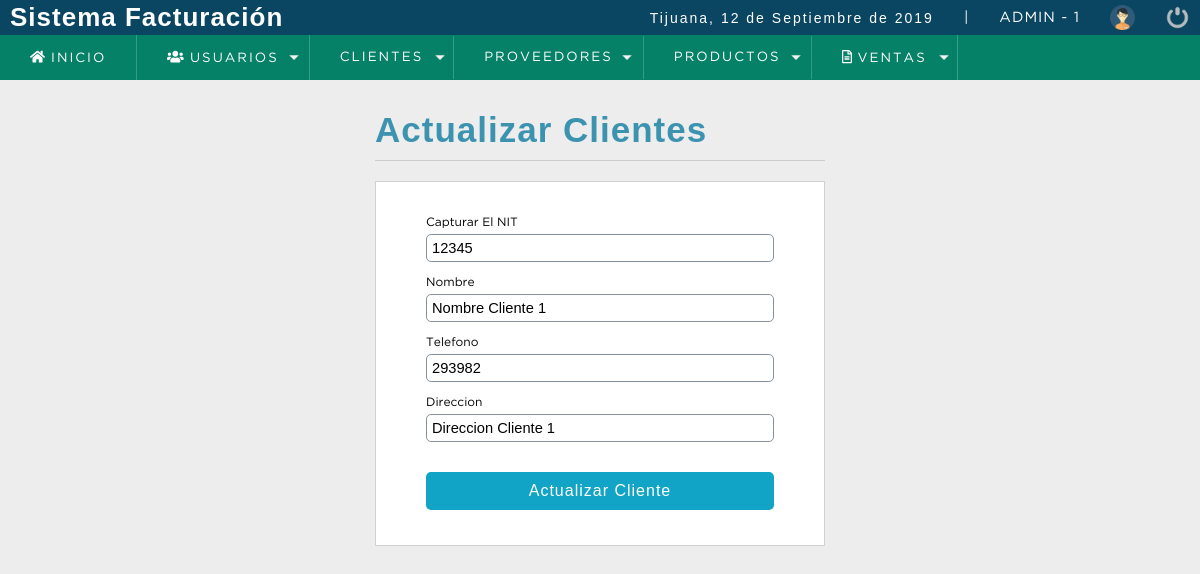
Page /sistema/editar_cliente.php?id=1 (signed in) on the earlier database version.
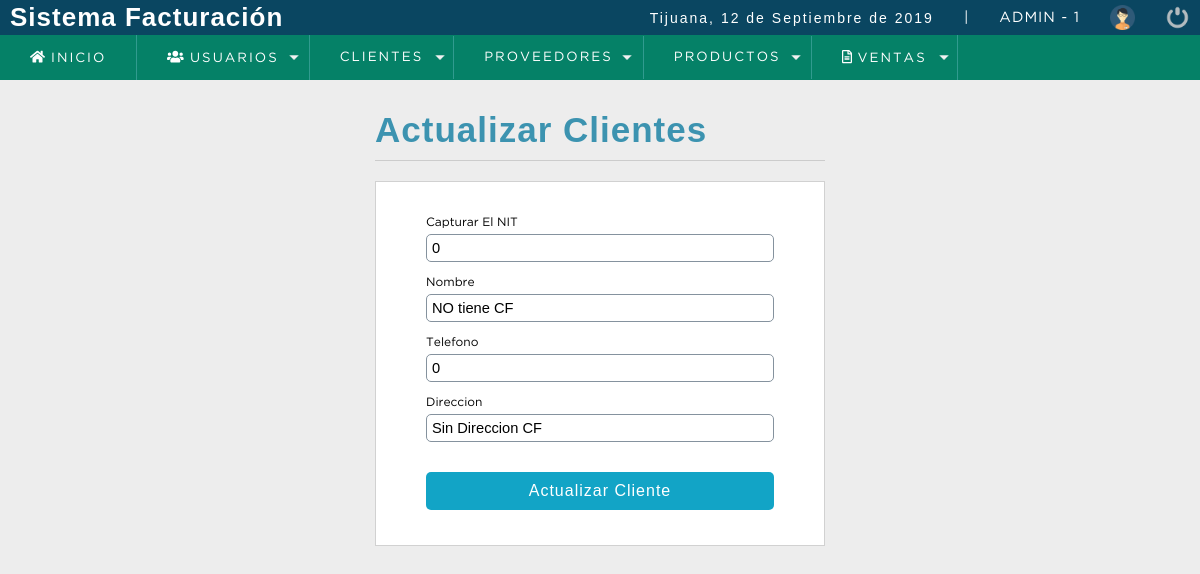
Same page on the later database version.
### tables this page shows
CREATE TABLE `cliente` (
  `idcliente` int(11) NOT NULL,
  `nit` int(11) DEFAULT NULL,
  `nombre` varchar(80) DEFAULT NULL,
  `telefono` int(11) DEFAULT NULL,
  `direccion` text DEFAULT NULL,
   `dateadd` datetime NOT NULL  DEFAULT CURRENT_TIMESTAMP,  
  `usuario_id` int(11) NOT NULL,
  `estatus` tinyint DEFAULT 1      
);

### sistema/includes/functions.php (called while the page is built, shortened)
<?php
	function fechaC(){
		$mes = array("","Enero",
					  "Febrero",
					  "Marzo",
					  "Abril",
					  "Mayo",
					  "Junio",
					  "Julio",
					  "Agosto",
					  "Septiembre",
					  "Octubre",
					  "Noviembre",
					  "Diciembre");
		return date('d')." de ". $mes[date('n')] . " de " . date('Y');
	}
 ?>

### sistema/editar_cliente.php (the view, shortened to what this page needs)
<?php
  include "../conexion.php";
$idcliente = $_REQUEST['id'];
$sql = mysqli_query($conexion,"SELECT * FROM cliente WHERE idcliente = $idcliente AND estatus=1");
$result_sql = mysqli_num_rows($sql);
if ($result_sql == 0)
{
  header ('Location: lista_clientes.php');
}
else
{
 while ($data=mysqli_fetch_array($sql))
  {
    $nombre = $data['nombre'];
    $nit = $data['nit'];
    $telefono = $data['telefono'];
    $direccion = $data['direccion'];
  }
}
?>
<!DOCTYPE html>
<html lang="en">
<head>
	<?php include "includes/script.php"; ?>
</head>
<body>
	<?php include "includes/header.php"; ?>
	<section id="container">
    <div class = "form_register">
      <h1>Actualizar Clientes</h1>
      <hr>
      <form action ="" method="POST">
        <label for="nit">Capturar El NIT</label>
        <input type="number" name="nit" id="nit" placeholder ="Captura el NIT" value ="<?php echo $nit; ?>">
        <label for="nombre">Nombre </label>
        <input type="text" name="nombre" id="nombre" placeholder =" Nombre completo " value ="<?php echo $nombre; ?>">
        <label for="telefono">Telefono</label>
        <input type="number" name="telefono" id="telefono" placeholder ="Numero Telefonico" value ="<?php echo $telefono; ?>">
        <label for="direccion">Direccion</label>
        <input type="text" name="direccion" id="direccion" placeholder ="Direccion completa" value ="<?php echo $direccion; ?>">
        <input type ="submit" value = "Actualizar Cliente" class = "btn_save">
      </form>
      </div>
	</section>
</body>
</html>

### sistema/includes/script.php (shortened to what this page needs)
<link rel="stylesheet" type="text/css" href="css/style.css">
<?php include "functions.php";  ?>

### sistema/includes/header.php (shortened to what this page needs)
<header>
		<div class="header">
			<h1>Sistema Facturación</h1>
			<div class="optionsBar">
				<p>Tijuana, <?php echo fechaC();?></p>
				<span>|</span>
				<span class="user"><?php echo $_SESSION['usuario'].' - '.$_SESSION['rol']; ?></span>
				<img class="photouser" src="img/user.png" alt="Usuario">
				<a href="salir.php"><img class="close" src="img/salir.png" alt="Salir del sistema" title="Salir"></a>
			</div>
		</div>
    <?php include "nav.php"; ?>
</header>

### sistema/includes/nav.php (shortened to what this page needs)
<nav>
			<ul>
				<li><a href="index.php"><i class="fas fa-home"></i> Inicio</a></li>
				<?php
					if ($_SESSION['rol'] == 1)
					{
				?>
				<li class="principal">
					<a href="#"><i class="fas fa-users"></i> Usuarios</a>
				</li>
				<?php
					}
				?>
				<li class="principal">
					<a href="#">Clientes</a>
				</li>
				<?php if ($_SESSION['rol'] == 1 || $_SESSION['rol'] == 2)	{?>
				<li class="principal">
					<a href="#">Proveedores</a>
				</li>
				<?php }  ?>
					<li class="principal">
						<a href="#">Productos</a>
					</li>
				<li class="principal">
					<a href="#"><i class="far fa-file-alt"></i> Ventas</a>
				</li>
			</ul>
		</nav>

### sistema/css/style.css (style rules this page uses)
* { margin: 0; padding: 0; box-sizing: border-box; }
body { background: #ededed; }
h1, h2, h3, h4, h5, h6 { font-family: 'arial'; font-weight: bold; letter-spacing: 1px; }
h1 { font-size: 26px; }
p { font-family: 'arial'; letter-spacing: 2px; font-size: 14px; line-height: 20px; }
a { text-decoration: none; font-family: arial; letter-spacing: 1px; }
span { font-family: 'GothamBook'; letter-spacing: 1px; font-size: 14px; line-height: 20px; }
header { position: fixed; width: 100%; }
.header { color: #FFF; background: #0a4661; height: 35px; display: -webkit-flex; display: -moz-flex; display: -ms-flex; display: -o-flex; display: flex; justify-content: space-between; align-items: center; padding: 10px; }
.optionsBar { display: -webkit-flex; display: -moz-flex; display: -ms-flex; display: -o-flex; display: flex; justify-content: center; align-items: center; }
.optionsBar span { color: #FFF; font-size: 11pt; font-family: 'GothamBook'; text-transform: uppercase; margin-left: 30px; }
.photouser { margin-left: 30px; width: 25px; height: 25px; }
.close { width: 25px; height: 25px; }
.optionsBar a { display: -webkit-flex; display: -moz-flex; display: -ms-flex; display: -o-flex; display: flex; margin-left: 30px; }
nav ul { background: #058167; list-style: none; display: -webkit-flex; display: -moz-flex; display: -ms-flex; display: -o-flex; display: flex; justify-content: left; align-items: center; }
nav ul > li a { position: relative; }
nav a { color: #FFF; display: block; font-size: 10pt; font-family: 'GothamBook'; padding: 15px 30px; text-transform: uppercase; letter-spacing: 2px; transition: background .5s; border-right: 1px solid #319B8F; }
nav .principal > a { background: url(../images/arrow_bottom.png) no-repeat; background-position-x: 0%; background-position-y: 0%; background-size: auto auto; background-position: 94% center; background-size: 10px; }
#container { padding: 90px 15px 15px; }
.form_register { width:450px; margin:auto; margin-top:20px; }
.form_register h1 { color:#3c93b0; }
hr { border:0; background:#CCC; height:1px; margin:10px 0; display:block; }
form { background:#FFF; margin:auto; padding:20px 50px; border: 1px solid #d1d1d1; }
label { display:block; font-size:12px; font-family:'GothamBook'; margin:15px auto 5px auto; }
input,select { display:block; width: 100%; font-size:11pt; padding:5px; border:1px solid #85929e; border-radius:5px; }
.btn_save { font-size:12pt; background:#12a4c6; padding:10px; color:#FFF; letter-spacing:1px; border:0; cursor:pointer; margin:30px auto 15px auto; display:block; border-radius:5px; }
#container h1 { font-size:35px; display:inline-block; }

Differences in the rows shown:
changed cliente: nit "12345" → "0"; nombre "Nombre Cliente 1" → "NO tiene CF"; telefono "293982" → "0"; direccion "Direccion Cliente 1" → "Sin Direccion CF"
